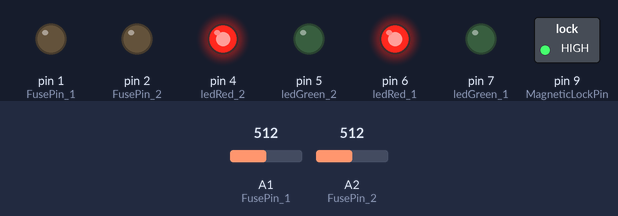
Recording of a sketch running on a simulated Arduino Uno, built with avr-gcc and run on an emulated ATmega328P. Shown: switched loads named in the sketch (green lamp = pin HIGH), output pins drawn as LEDs (lit = HIGH). Inputs (shaded band) come from the test bench; at power-on: A1 (FusePin_1) = 512, A2 (FusePin_2) = 512. No MQTT or app messages arrive unless stated.

Above: at 1.2 s.
1.3 s: A1 (FusePin_1) set to 481
At 1.9 s:
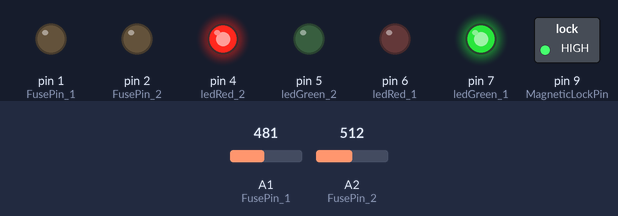
2.8 s: A2 (FusePin_2) set to 483
At 3.1 s:
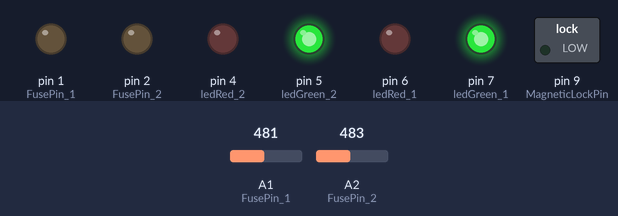
4.3 s: A1 (FusePin_1) set to 510
At 5.6 s:
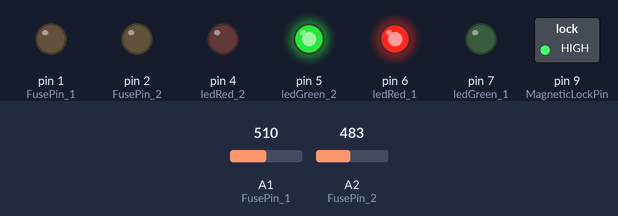
6.0 s: A1 (FusePin_1) set to 490
At 6.7 s:
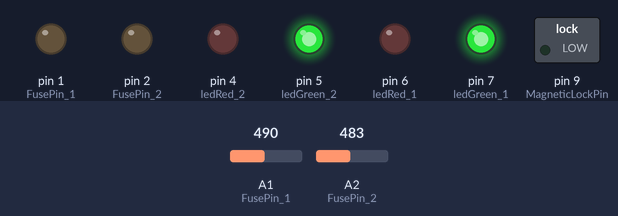
7.5 s: A1 (FusePin_1) set to 511
At 8.0 s:
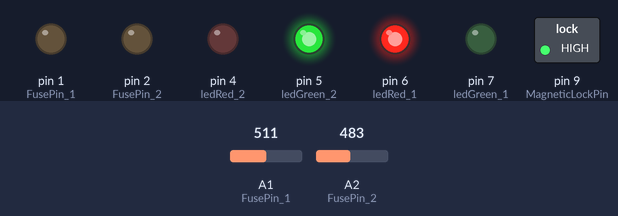
Timing chart, 0 to 10.2 s (numbered marks = the images above; inputs shaded):
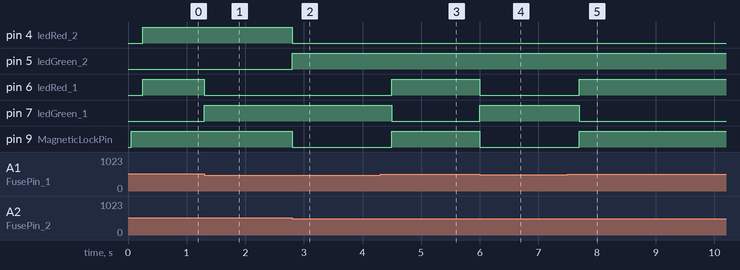

The sketch:

Box.ino
```cpp
#define OUT_BOX_OPEN "1"
#define OUT_BOX_CLOSED "0"

#include <Ethernet.h>
#include <MQTTClient.h>
#include <avr/wdt.h>

byte mac[] = { 0x11, 0xAD, 0xBE, 0x01, 0xFE, 0xED };
byte ip[] = { 192, 168, 0, 8 }; // <- change to match your network

EthernetClient net;
MQTTClient client;

#define MagneticLockPin         9

#define resetPin 3
#define FusePin_1      1
#define FusePin_2      2
#define ledGreen_1     7
#define ledRed_1       6
#define ledGreen_2     5
#define ledRed_2       4

#define CHANGE_DELAY 200

bool firstCall = true;
bool isOpen;
void updateState();
bool firstOn = false;
bool secondOn = false;

void __init()
{
  firstCall = true;
  isOpen = false;
  firstOn = false;
  secondOn = false;
}

void setup() {
  pinMode(resetPin, OUTPUT);
  digitalWrite(resetPin, LOW);

  Ethernet.begin(mac, ip);
  client.begin("192.168.0.91", net);
  pinMode (MagneticLockPin, OUTPUT);
  pinMode (FusePin_1, OUTPUT);
  pinMode (FusePin_2, OUTPUT);
  pinMode (ledRed_1, OUTPUT);
  pinMode (ledGreen_1, OUTPUT);
  pinMode (ledRed_2, OUTPUT);
  pinMode (ledGreen_2, OUTPUT);

  digitalWrite(MagneticLockPin, LOW);

  __init();
}

unsigned long long firstOffTime = 0;
unsigned long long secondOffTime = 0;

bool isManual = false;
void loop() {

  client.loop();

  if (!client.connected()) {
    connect();
  }


  if (analogRead(FusePin_1) < 500)
  {
    firstOn = true;
    firstOffTime = 0;

    digitalWrite(ledGreen_1, HIGH);
    digitalWrite(ledRed_1, LOW);
  }
  else
  {
    if (firstOffTime == 0)
    {
      firstOffTime = millis();
    }
    else
    {
      if (millis() - firstOffTime > CHANGE_DELAY)
      {
        firstOn = false;
        digitalWrite(ledGreen_1, LOW);
        digitalWrite(ledRed_1, HIGH);
      }
    }
  }

  if (analogRead(FusePin_2) < 500)
  {
    secondOn = true;
    secondOffTime = 0;

    digitalWrite(ledGreen_2, HIGH);
    digitalWrite(ledRed_2, LOW);
  }
  else
  {
    if (secondOffTime == 0)
    {
      secondOffTime = millis();
    }
    else
    {
      if (millis() - secondOffTime > CHANGE_DELAY)
      {
        secondOn = false;
        digitalWrite(ledGreen_2, LOW);
        digitalWrite(ledRed_2, HIGH);
      }
    }
  }

  if (!isManual)
  {
    updateState();
  }
}

void messageReceived(String topic, String payload, char * bytes, unsigned int length) {
  if (payload == "r")
  {
    hard_Reboot();
  } else if (payload == "1")
  {
    isManual = true;
    digitalWrite(MagneticLockPin, LOW);
  } else if (payload == "0")
  {
    isManual = true;
    digitalWrite(MagneticLockPin, HIGH);
  }
  else if (payload == "i")
  {
    __init();
  }
  else if (payload == "a")
  {
    client.publish("space/creobox/out", isOpen ? OUT_BOX_OPEN : OUT_BOX_CLOSED);
  }
  else if (payload == "p")
  {
    client.publish("space/ping/out", "creobox");
  }
}

// DEFAULT

void connect() {
  int n = 0;
  while (!client.connect("sbox")) {
    delay(1000);
    n++;
    if (n > 5)
      hard_Reboot();
  }

  client.subscribe("space/reset");
  client.subscribe("space/creobox/in");
  client.subscribe("space/ping/in");
  client.subscribe("space/creobox/reset");
  // client.unsubscribe("/example");
}

void hard_Reboot()
{
  digitalWrite(resetPin, HIGH);
}

void updateState()
{
  if ((firstCall || !isOpen) && firstOn && secondOn)
  {
    isOpen = true;
    digitalWrite(MagneticLockPin, LOW);
    client.publish("space/creobox/out", OUT_BOX_OPEN);
    firstCall = false;
    client.publish("space/console/out", "Creobox OPEN");
  }
  else if ((firstCall || isOpen) && (!firstOn || !secondOn))
  {
    isOpen = false;
    digitalWrite(MagneticLockPin, HIGH);
    client.publish("space/creobox/out", OUT_BOX_CLOSED);
    firstCall = false;
    client.publish("space/console/out", "Creobox CLOSED");
  }
}
```

Measured:
- the behaviour switches between 500 and 499 on A1 (FusePin_1) (found by bisection; images 0 and 1)
- the behaviour switches between 500 and 499 on A2 (FusePin_2) (found by bisection; images 1 and 2)
- after the input at 1.3 s, pin 6 (ledRed_1): HIGH → LOW at once; pin 7 (ledGreen_1): LOW → HIGH at once
- after the input at 2.8 s, pin 4 (ledRed_2), pin 9 (MagneticLockPin): HIGH → LOW at once; pin 5 (ledGreen_2): LOW → HIGH at once
- after the input at 4.3 s, pin 6 (ledRed_1), pin 9 (MagneticLockPin): LOW → HIGH after 0.20 s; pin 7 (ledGreen_1): HIGH → LOW after 0.20 s
- after the input at 6.0 s, pin 6 (ledRed_1), pin 9 (MagneticLockPin): HIGH → LOW at once; pin 7 (ledGreen_1): LOW → HIGH at once
- after the input at 7.5 s, pin 6 (ledRed_1), pin 9 (MagneticLockPin): LOW → HIGH after 0.20 s; pin 7 (ledGreen_1): HIGH → LOW after 0.20 s
